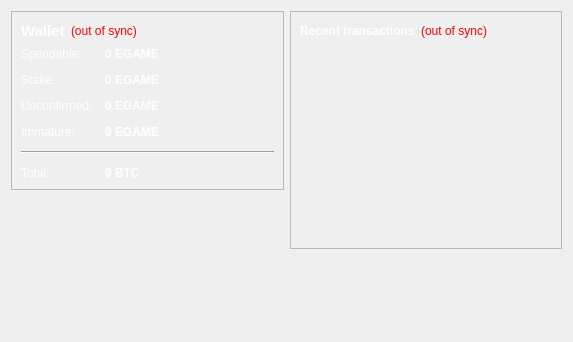
<?xml version="1.0" encoding="UTF-8"?>
<ui version="4.0">
 <class>OverviewPage</class>
 <widget class="QWidget" name="OverviewPage">
  <property name="geometry">
   <rect>
    <x>0</x>
    <y>0</y>
    <width>573</width>
    <height>342</height>
   </rect>
  </property>
  <property name="windowTitle">
   <string>Form</string>
  </property>
  <layout class="QHBoxLayout" name="horizontalLayout" stretch="1,1">
   <item>
    <layout class="QVBoxLayout" name="verticalLayout_2">
     <item>
      <widget class="QFrame" name="frame">
       <property name="frameShape">
        <enum>QFrame::StyledPanel</enum>
       </property>
       <property name="frameShadow">
        <enum>QFrame::Raised</enum>
       </property>
       <layout class="QVBoxLayout" name="verticalLayout_4">
        <item>
         <layout class="QHBoxLayout" name="horizontalLayout_4">
          <item>
           <widget class="QLabel" name="label_5">
            <property name="font">
             <font>
              <pointsize>11</pointsize>
              <weight>75</weight>
              <bold>true</bold>
             </font>
            </property>
            <property name="text">
             <string>Wallet</string>
            </property>
            <property name="styleSheet">
             <string notr="true">QLabel { color: white; }</string>
            </property>
           </widget>
          </item>
          <item>
           <widget class="QLabel" name="labelWalletStatus">
            <property name="toolTip">
             <string>The displayed information may be out of date. Your wallet automatically synchronizes with the EGAME network after a connection is established, but this process has not completed yet.</string>
            </property>
            <property name="styleSheet">
             <string notr="true">QLabel { color: red; }</string>
            </property>
            <property name="text">
             <string notr="true">(out of sync)</string>
            </property>
            <property name="alignment">
             <set>Qt::AlignLeading|Qt::AlignLeft|Qt::AlignVCenter</set>
            </property>
           </widget>
          </item>
          <item>
           <spacer name="horizontalSpacer_2">
            <property name="orientation">
             <enum>Qt::Horizontal</enum>
            </property>
            <property name="sizeHint" stdset="0">
             <size>
              <width>40</width>
              <height>20</height>
             </size>
            </property>
           </spacer>
          </item>
         </layout>
        </item>
        <item>
         <layout class="QFormLayout" name="formLayout_2">
          <property name="fieldGrowthPolicy">
           <enum>QFormLayout::AllNonFixedFieldsGrow</enum>
          </property>
          <property name="horizontalSpacing">
           <number>12</number>
          </property>
          <property name="verticalSpacing">
           <number>12</number>
          </property>
          <item row="0" column="0">
           <widget class="QLabel" name="label">
            <property name="text">
             <string>Spendable:</string>
            </property>
            <property name="styleSheet">
             <string notr="true">QLabel { color: white; }</string>
            </property>
           </widget>
          </item>
          <item row="0" column="1">
           <widget class="QLabel" name="labelBalance">
            <property name="font">
             <font>
              <weight>75</weight>
              <bold>true</bold>
             </font>
            </property>
            <property name="styleSheet">
             <string notr="true">QLabel { color: white; }</string>
            </property>
            <property name="cursor">
             <cursorShape>IBeamCursor</cursorShape>
            </property>
            <property name="toolTip">
             <string>Your current spendable balance</string>
            </property>
            <property name="text">
             <string notr="true">0 EGAME</string>
            </property>
            <property name="textInteractionFlags">
             <set>Qt::LinksAccessibleByMouse|Qt::TextSelectableByKeyboard|Qt::TextSelectableByMouse</set>
            </property>
           </widget>
          </item>
          <item row="1" column="0">
           <widget class="QLabel" name="label_6">
            <property name="text">
             <string>Stake:</string>
            </property>
            <property name="styleSheet">
             <string notr="true">QLabel { color: white; }</string>
            </property>
           </widget>
          </item>
          <item row="1" column="1">
           <widget class="QLabel" name="labelStake">
            <property name="font">
             <font>
              <weight>75</weight>
              <bold>true</bold>
             </font>
            </property>
            <property name="styleSheet">
             <string notr="true">QLabel { color: white; }</string>
            </property>
            <property name="cursor">
             <cursorShape>IBeamCursor</cursorShape>
            </property>
            <property name="toolTip">
             <string>Total of coins that was staked, and do not yet count toward the current balance</string>
            </property>
            <property name="text">
             <string notr="true">0 EGAME</string>
            </property>
            <property name="textInteractionFlags">
             <set>Qt::LinksAccessibleByMouse|Qt::TextSelectableByKeyboard|Qt::TextSelectableByMouse</set>
            </property>
           </widget>
          </item>
          <item row="2" column="0">
           <widget class="QLabel" name="label_3">
            <property name="text">
             <string>Unconfirmed:</string>
            </property>
            <property name="styleSheet">
             <string notr="true">QLabel { color: white; }</string>
            </property>
           </widget>
          </item>
          <item row="2" column="1">
           <widget class="QLabel" name="labelUnconfirmed">
            <property name="font">
             <font>
              <weight>75</weight>
              <bold>true</bold>
             </font>
            </property>
            <property name="styleSheet">
             <string notr="true">QLabel { color: white; }</string>
            </property>
            <property name="cursor">
             <cursorShape>IBeamCursor</cursorShape>
            </property>
            <property name="toolTip">
             <string>Total of transactions that have yet to be confirmed, and do not yet count toward the current balance</string>
            </property>
            <property name="text">
             <string notr="true">0 EGAME</string>
            </property>
            <property name="textInteractionFlags">
             <set>Qt::LinksAccessibleByMouse|Qt::TextSelectableByKeyboard|Qt::TextSelectableByMouse</set>
            </property>
           </widget>
          </item>
          <item row="3" column="0">
           <widget class="QLabel" name="labelImmatureText">
            <property name="text">
             <string>Immature:</string>
            </property>
            <property name="styleSheet">
             <string notr="true">QLabel { color: white; }</string>
            </property>
           </widget>
          </item>
          <item row="3" column="1">
           <widget class="QLabel" name="labelImmature">
            <property name="font">
             <font>
              <weight>75</weight>
              <bold>true</bold>
             </font>
            </property>
            <property name="styleSheet">
             <string notr="true">QLabel { color: white; }</string>
            </property>
            <property name="toolTip">
             <string>Mined balance that has not yet matured</string>
            </property>
            <property name="text">
             <string notr="true">0 EGAME</string>
            </property>
            <property name="textInteractionFlags">
             <set>Qt::LinksAccessibleByMouse|Qt::TextSelectableByKeyboard|Qt::TextSelectableByMouse</set>
            </property>
           </widget>
          </item>
          <item row="4" column="0" colspan="2">
           <widget class="Line" name="line">
            <property name="orientation">
             <enum>Qt::Horizontal</enum>
            </property>
           </widget>
          </item>
          <item row="5" column="0">
           <widget class="QLabel" name="labelTotalText">
            <property name="text">
             <string>Total:</string>
            </property>
            <property name="styleSheet">
             <string notr="true">QLabel { color: white; }</string>
            </property>
           </widget>
          </item>
          <item row="5" column="1">
           <widget class="QLabel" name="labelTotal">
            <property name="font">
             <font>
              <weight>75</weight>
              <bold>true</bold>
             </font>
            </property>
            <property name="styleSheet">
             <string notr="true">QLabel { color: white; }</string>
            </property>
            <property name="cursor">
             <cursorShape>IBeamCursor</cursorShape>
            </property>
            <property name="toolTip">
             <string>Your current total balance</string>
            </property>
            <property name="text">
             <string notr="true">0 BTC</string>
            </property>
            <property name="textInteractionFlags">
             <set>Qt::LinksAccessibleByMouse|Qt::TextSelectableByKeyboard|Qt::TextSelectableByMouse</set>
            </property>
           </widget>
          </item>
         </layout>
        </item>
       </layout>
      </widget>
     </item>
     <item>
      <spacer name="verticalSpacer">
       <property name="orientation">
        <enum>Qt::Vertical</enum>
       </property>
       <property name="sizeHint" stdset="0">
        <size>
         <width>20</width>
         <height>40</height>
        </size>
       </property>
      </spacer>
     </item>
    </layout>
   </item>
   <item>
    <layout class="QVBoxLayout" name="verticalLayout_3">
     <item>
      <widget class="QFrame" name="frame_2">
       <property name="frameShape">
        <enum>QFrame::StyledPanel</enum>
       </property>
       <property name="frameShadow">
        <enum>QFrame::Raised</enum>
       </property>
       <layout class="QVBoxLayout" name="verticalLayout">
        <item>
         <layout class="QHBoxLayout" name="horizontalLayout_2">
          <item>
           <widget class="QLabel" name="label_4">
            <property name="text">
             <string>&lt;b&gt;Recent transactions&lt;/b&gt;</string>
            </property>
            <property name="styleSheet">
             <string notr="true">QLabel { color: white; }</string>
            </property>
           </widget>
          </item>
          <item>
           <widget class="QLabel" name="labelTransactionsStatus">
            <property name="toolTip">
             <string>The displayed information may be out of date. Your wallet automatically synchronizes with the EGAME network after a connection is established, but this process has not completed yet.</string>
            </property>
            <property name="styleSheet">
             <string notr="true">QLabel { color: red; }</string>
            </property>
            <property name="text">
             <string notr="true">(out of sync)</string>
            </property>
            <property name="alignment">
             <set>Qt::AlignRight|Qt::AlignTrailing|Qt::AlignVCenter</set>
            </property>
           </widget>
          </item>
          <item>
           <spacer name="horizontalSpacer">
            <property name="orientation">
             <enum>Qt::Horizontal</enum>
            </property>
            <property name="sizeHint" stdset="0">
             <size>
              <width>40</width>
              <height>20</height>
             </size>
            </property>
           </spacer>
          </item>
         </layout>
        </item>
        <item>
         <widget class="QListView" name="listTransactions">
          <property name="styleSheet">
           <string notr="true">QListView { background: transparent; }</string>
          </property>
          <property name="frameShape">
           <enum>QFrame::NoFrame</enum>
          </property>
          <property name="verticalScrollBarPolicy">
           <enum>Qt::ScrollBarAlwaysOff</enum>
          </property>
          <property name="horizontalScrollBarPolicy">
           <enum>Qt::ScrollBarAlwaysOff</enum>
          </property>
          <property name="selectionMode">
           <enum>QAbstractItemView::NoSelection</enum>
          </property>
         </widget>
        </item>
       </layout>
      </widget>
     </item>
     <item>
      <spacer name="verticalSpacer_2">
       <property name="orientation">
        <enum>Qt::Vertical</enum>
       </property>
       <property name="sizeHint" stdset="0">
        <size>
         <width>20</width>
         <height>40</height>
        </size>
       </property>
      </spacer>
     </item>
    </layout>
   </item>
  </layout>
 </widget>
 <resources/>
 <connections/>
</ui>
